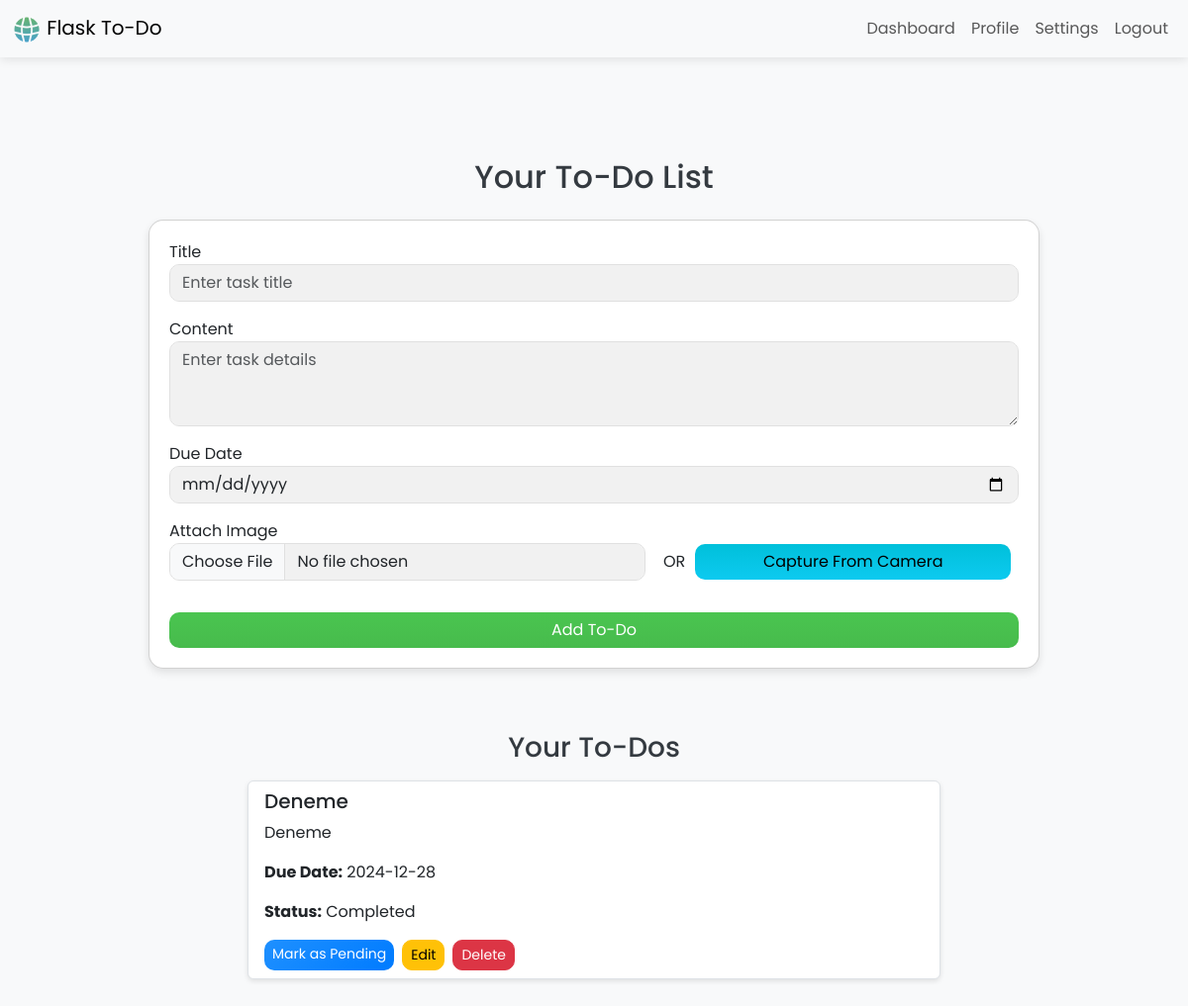
The app's page /dashboard (signed in), older data.
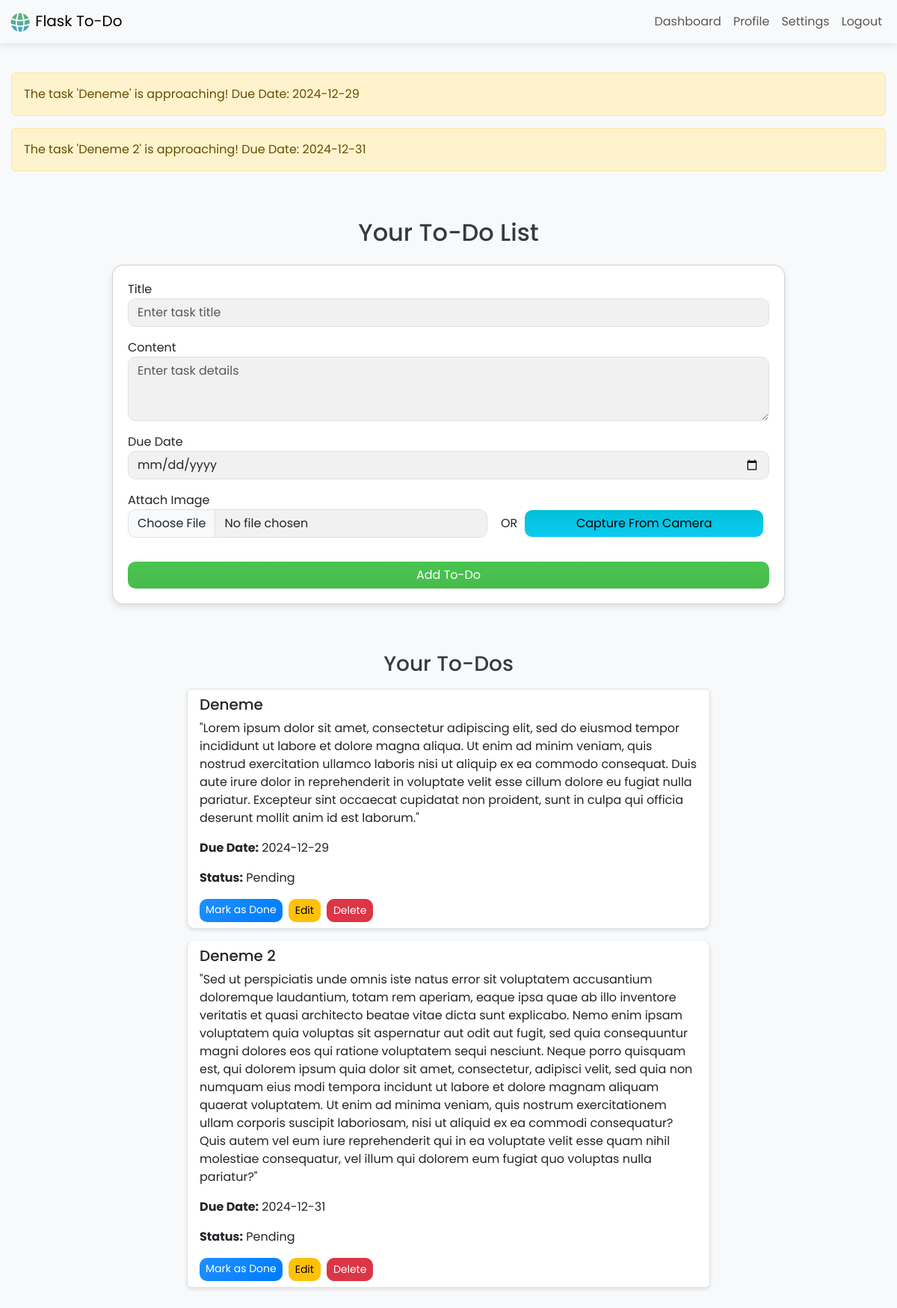
The same page, newer data.
### app.py (models this page shows)
class Todo(db.Model):
    id = db.Column(db.Integer, primary_key=True)
    title = db.Column(db.String(100), nullable=False)
    content = db.Column(db.Text, nullable=False)
    due_date = db.Column(db.Date, nullable=True)
    completed = db.Column(db.Boolean, default=False)
    postponed = db.Column(db.Boolean, default=False)
    user_id = db.Column(db.Integer, db.ForeignKey('user.id'), nullable=False)
    image_path = db.Column(db.String(200), nullable=True)  # New column for image path

### app.py (the view, shortened to what this page needs)
@app.route('/dashboard', methods=['GET', 'POST'])
@login_required
def dashboard():
    todos = Todo.query.filter_by(owner=current_user).all()
    today = datetime.now().date()
    for todo in todos:
        if todo.due_date and 0 <= (todo.due_date - today).days <= 2 and not todo.completed:
            flash(f"The task '{todo.title}' is approaching! Due Date: {todo.due_date}", 'warning')
    return render_template('dashboard.html', todos=todos)

### app.py (called while the page is built)
@login_manager.user_loader
def load_user(user_id):
    return User.query.get(int(user_id))

### templates/dashboard.html (shortened to what this page needs)
{% extends 'base.html' %}
{% block content %}
<link rel="stylesheet" href="static/css/styles.css" />
<div class="container my-5">
  <h2 class="text-center mb-4">Your To-Do List</h2>
  <div class="card card-dashboard {% if current_user.is_authenticated and current_user.theme == 'dark' %}card dark-theme{% else %}card light-theme{% endif %} ">
    <form method="POST" enctype="multipart/form-data" id="todoForm">
      <div class="form-group mb-3">
        <label for="title">Title</label>
        <input type="text" name="title" class="form-control" placeholder="Enter task title" required />
      </div>
      <div class="form-group mb-3">
        <label for="content">Content</label>
        <textarea name="content" class="form-control" rows="3" placeholder="Enter task details" required></textarea>
      </div>
      <div class="form-group mb-3">
        <label for="due_date">Due Date</label>
        <input type="date" name="due_date" class="form-control" />
      </div>
      <div class="form-group mb-3 d-flex align-items-center">
          <div class="me-2 flex-fill">
              <label for="image">Attach Image</label>
              <input type="file" name="image" class="form-control" accept="image/*" />
          </div>
          <label class="pt-4 pr-1" style="padding: 0 10px;" for="form-control">OR</label>
          <div class="me-2 pt-4 flex-fill">
              <button type="button" class="btn btn-info w-100" data-bs-toggle="modal" data-bs-target="#webcamModal">
                  Capture From Camera
              </button>
          </div>
      </div>
      <button type="submit" class="btn btn-success w-100 mt-3">Add To-Do</button>
    </form>
  </div>
</div>
<h3 class="text-center mt-5">Your To-Dos</h3>
<ul class="list-group mt-3">
  {% for todo in todos %}
    <li class="list-group-item {% if current_user.is_authenticated and current_user.theme == 'dark' %}dark-theme{% else %}light-theme{% endif %}">
      <h5>{{ todo.title }}</h5>
      <p>{{ todo.content }}</p>
      <p><strong>Due Date:</strong> {{ todo.due_date }}</p>
      <p><strong>Status:</strong> {{ 'Completed' if todo.completed else 'Pending' }}</p>
      <div class="d-flex mt-3">
        <a href="{{ url_for('toggle_status', id=todo.id) }}" class="btn btn-sm btn-primary me-2">
          {{ 'Mark as Done' if not todo.completed else 'Mark as Pending' }}
        </a>
        <button class="btn btn-sm btn-warning me-2" data-bs-toggle="modal" data-bs-target="#editModal"
                data-id="{{ todo.id }}" data-title="{{ todo.title }}" data-content="{{ todo.content }}"
                data-due_date="{{ todo.due_date }}">
          Edit
        </button>
        <button class="btn btn-sm btn-danger" data-bs-toggle="modal" data-bs-target="#deleteModal" data-id="{{ todo.id }}">
          Delete
        </button>
      </div>
    </li>
  {% endfor %}
</ul>
{% endblock %}

### templates/base.html (shortened to what this page needs)
<!DOCTYPE html>
<html lang="en">
<head>
    <link rel="stylesheet" href="https://cdnjs.cloudflare.com/ajax/libs/font-awesome/6.6.0/css/fontawesome.min.css"
>
    <link rel="stylesheet" href="https://cdnjs.cloudflare.com/ajax/libs/bootstrap/5.3.3/css/bootstrap.min.css"
>
    <link rel="stylesheet" href="https://cdn.jsdelivr.net/npm/bootstrap-icons@1.10.5/font/bootstrap-icons.css">
    <link rel="stylesheet" href="{{ url_for('static', filename='css/styles.css') }}">
</head>
<body
    class="{% if current_user.is_authenticated and current_user.theme == 'dark' %}dark-theme{% else %}light-theme{% endif %}">
    <nav
        class="navbar navbar-expand-lg {% if current_user.is_authenticated and current_user.theme == 'dark' %}navbar-dark bg-dark{% else %}navbar-light bg-light{% endif %}">
        <div class="container-fluid">
            <a class="navbar-brand" href="/dashboard">
                <img src="{{ url_for('static', filename='icons/web-192.png') }}" alt="Flask To-Do Logo"> Flask To-Do
            </a>
            <div class="collapse navbar-collapse" id="navbarNav">
                <ul class="navbar-nav ms-auto">
                    {% if current_user.is_authenticated %}
                    <li class="nav-item">
                        <a class="nav-link" href="{{ url_for('dashboard') }}">Dashboard</a>
                    </li>
                    <li class="nav-item">
                        <a class="nav-link" href="{{ url_for('profile') }}">Profile</a>
                    </li>
                    <li class="nav-item">
                        <a class="nav-link" href="{{ url_for('settings') }}">Settings</a>
                    </li>
                    <li class="nav-item">
                        <a class="nav-link" href="{{ url_for('logout') }}">Logout</a>
                    </li>
                    {% endif %}
                </ul>
            </div>
        </div>
    </nav>
    <div class="container mt-4">
        {% with messages = get_flashed_messages(with_categories=true) %}
        {% if messages %}
        {% for category, message in messages %}
        <div class="alert alert-{{ category }}">{{ message|safe }}</div>
        {% endfor %}
        {% endif %}
        {% endwith %}
        {% block content %}{% endblock %}
    </div>
</body>
</html>

### static/css/styles.css (style rules this page uses)
body { font-family: 'Poppins', sans-serif; margin: 0; padding: 0; }
body.light-theme { background-color: #f8f9fa; color: #343a40; }
.container { max-width: 1200px; margin: auto; padding: 15px; }
.form-control { border-radius: 10px; background-color: #f1f1f1; border: 1px solid #e0e0e0; }
.btn { border-radius: 10px; }
.btn-primary { background: linear-gradient(135deg, #1e90ff, #007bff); border: none; }
ul.list-group { max-width: 700px; margin: 0 auto; }
li.list-group-item { margin-bottom: 1rem; border-radius: 10px; box-shadow: 0 2px 5px rgba(0, 0, 0, 0.1); }
.card-dashboard { max-width: 900px; margin: auto; border-radius: 15px; transition: box-shadow 0.3s ease; padding: 20px; box-shadow: 0 4px 8px rgba(0, 0, 0, 0.1); }
.btn-info { background: linear-gradient(180deg, #00c0da, #0dcaf0); border: none; transition: background 0.3s ease, transform 0.2s ease; }
.btn-success { background: linear-gradient(180deg, #4ac550, #47bb4c); border: none; transition: background 0.3s ease, transform 0.2s ease; }
.form-group { position: relative; }
.navbar { box-shadow: 0 2px 10px rgba(0, 0, 0, 0.1); }
.navbar-brand img { width: 30px; height: auto; }

Row changes from the older to the newer data that the page shows:
changed Todo "Deneme": content "Deneme" → "\"Lorem ipsum dolor sit amet, consectetur adipiscing elit, sed do eiusmod tempor incididunt ut labore et dolore magna aliqua. Ut enim ad minim veniam, quis nostrud exercitation ullamco laboris nisi ut aliquip ex ea commodo consequat. Duis aute irure dolor in reprehenderit in voluptate velit esse cillum dolore eu fugiat nulla pariatur. Excepteur sint occaecat cupidatat non proident, sunt in culpa qui officia deserunt mollit anim id est laborum.\""; due_date "2024-12-28" → "2024-12-29"; completed "Completed" → "Pending"; completed "Mark as Pending" → "Mark as Done"
added Todo: title "Deneme 2", content "\"Sed ut perspiciatis unde omnis iste natus error sit voluptatem accusantium doloremque laudantium, totam rem aperiam, eaque ipsa quae ab illo inventore veritatis et quasi architecto beatae vitae dicta sunt explicabo. Nemo enim ipsam voluptatem quia voluptas sit aspernatur aut odit aut fugit, sed quia consequuntur magni dolores eos qui ratione voluptatem sequi nesciunt. Neque porro quisquam est, qui dolorem ipsum quia dolor sit amet, consectetur, adipisci velit, sed quia non numquam eius modi tempora incidunt ut labore et dolore magnam aliquam quaerat voluptatem. Ut enim ad minima veniam, quis nostrum exercitationem ullam corporis suscipit laboriosam, nisi ut aliquid ex ea commodi…", due_date "2024-12-31", completed "Pending", completed "Mark as Done"
Text that changed along with them:
new list line: "The task 'Deneme' is approaching! Due Date: 2024-12-29"
new list line: "The task 'Deneme 2' is approaching! Due Date: 2024-12-31"
